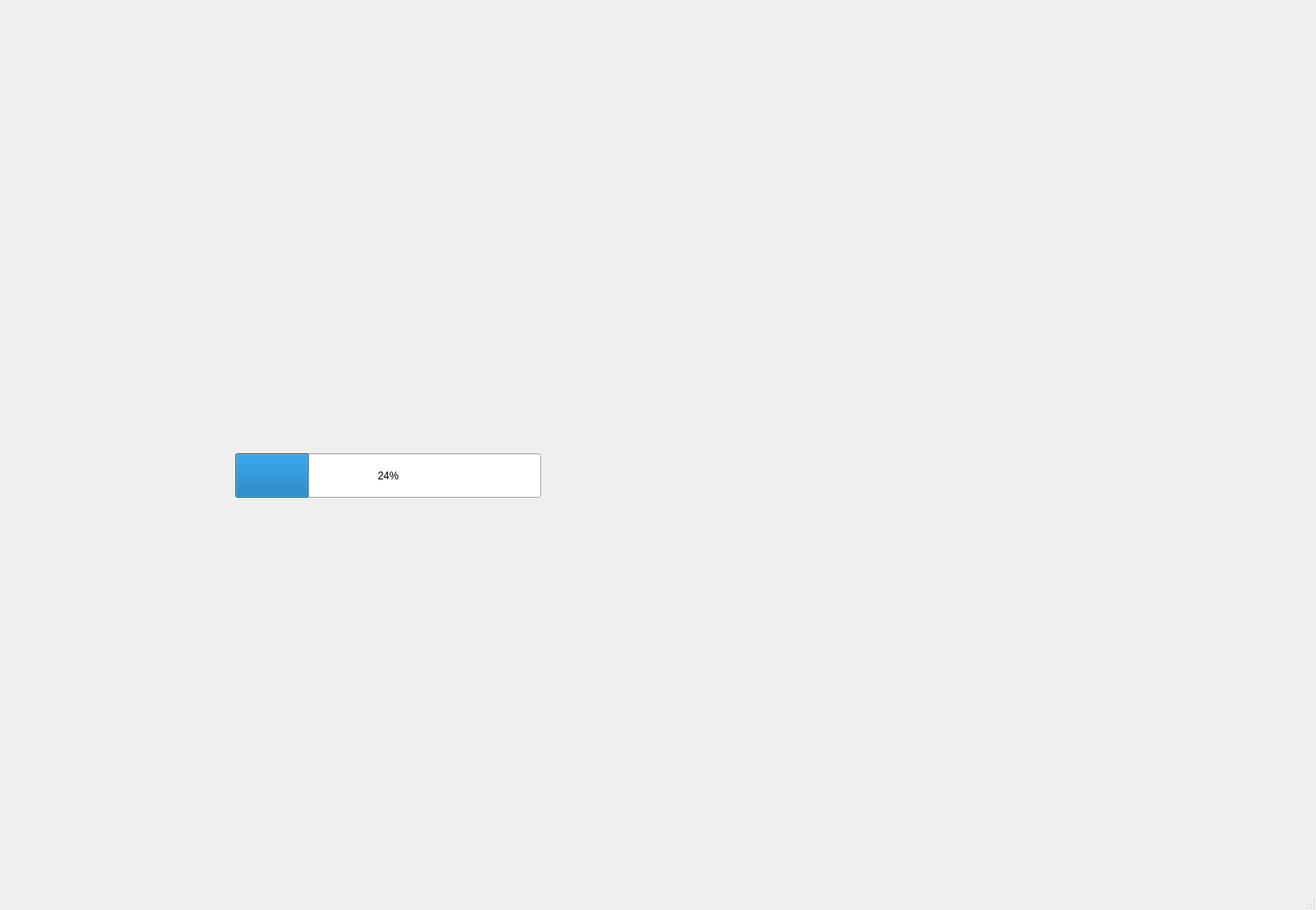
<?xml version="1.0" encoding="UTF-8"?>
<ui version="4.0">
 <class>MainWindow</class>
 <widget class="QMainWindow" name="MainWindow">
  <property name="geometry">
   <rect>
    <x>0</x>
    <y>0</y>
    <width>1510</width>
    <height>1044</height>
   </rect>
  </property>
  <property name="windowTitle">
   <string>MainWindow</string>
  </property>
  <widget class="QWidget" name="centralwidget">
   <widget class="QProgressBar" name="energiaBar">
    <property name="geometry">
     <rect>
      <x>270</x>
      <y>520</y>
      <width>351</width>
      <height>51</height>
     </rect>
    </property>
    <property name="minimumSize">
     <size>
      <width>0</width>
      <height>0</height>
     </size>
    </property>
    <property name="value">
     <number>24</number>
    </property>
   </widget>
  </widget>
  <widget class="QMenuBar" name="menubar">
   <property name="geometry">
    <rect>
     <x>0</x>
     <y>0</y>
     <width>1510</width>
     <height>21</height>
    </rect>
   </property>
  </widget>
  <widget class="QStatusBar" name="statusbar"/>
 </widget>
 <resources/>
 <connections/>
</ui>
